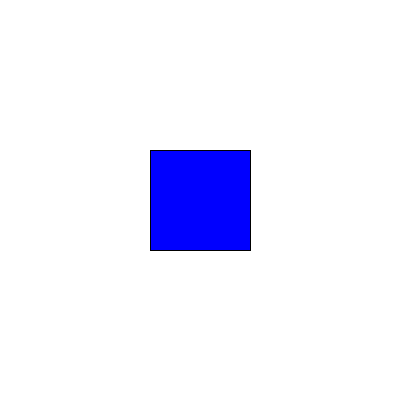
Frame 1 (no input)
Frame 60 (the mouse pressed at the canvas centre just before this capture): identical to frame 1, image omitted
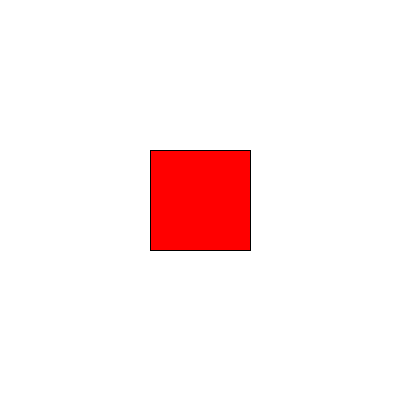
Frame 120 (the mouse held since frame 60 and released just before this capture)

The Processing sketch that drew these frames (run headless with seeded random() and noise(); from frame 60 on, the mouse is pressed at the canvas centre):

// Processing sketch: in_class_10_13
// ── in_class_10_13.pde
//Henry Wrede Black
//blue box that turns red when the mouse is over it

int x;
int y;

void setup(){
  size(400, 400);
  
  x = width/2;
  y = height/2;
}
void draw(){
  background(255);
  rectMode(CENTER);
  
  if (mouseX <= x + 50 && mouseX >= x -50 && mouseY <= y + 50 && mouseY >= y - 50){
    fill(255, 0, 0);
  } else {
    fill(0, 0, 255);
  }
  rect(x, y, 100, 100);
}
